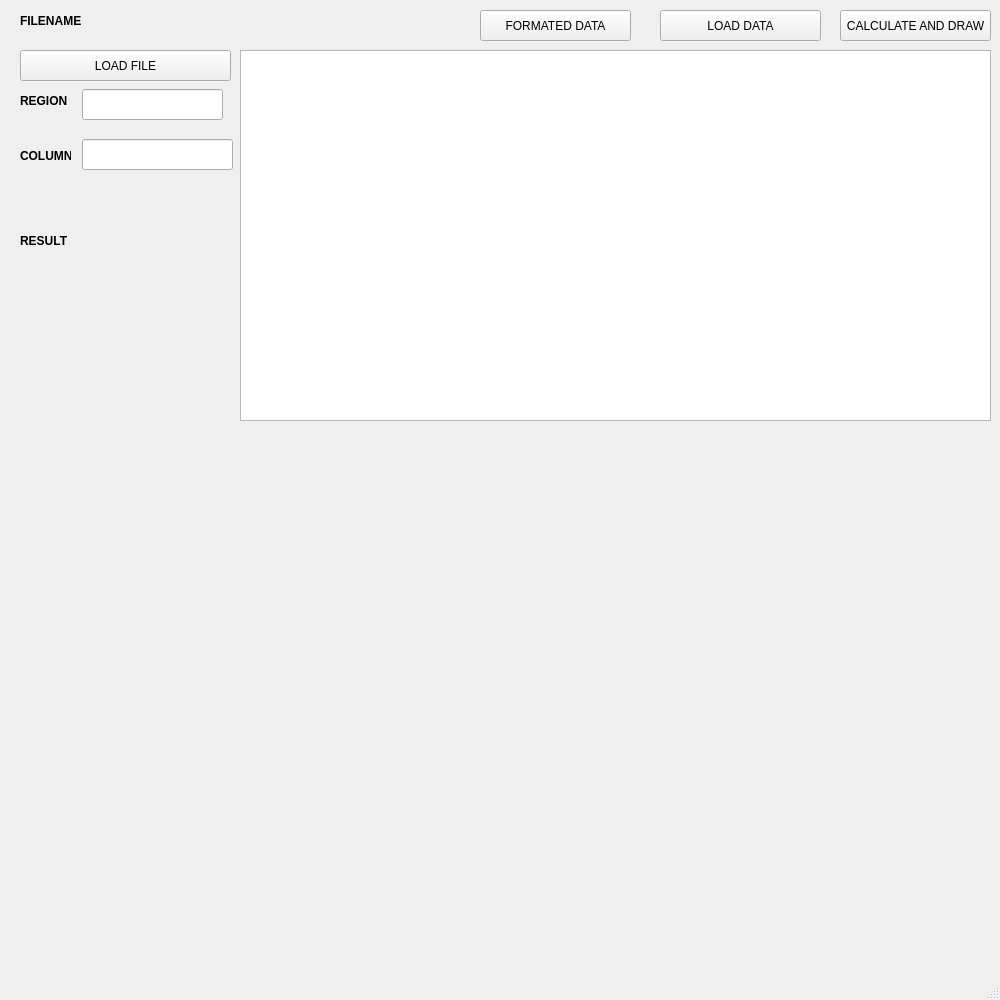
<?xml version="1.0" encoding="UTF-8"?>
<ui version="4.0">
 <class>MainWindow</class>
 <widget class="QMainWindow" name="MainWindow">
  <property name="geometry">
   <rect>
    <x>0</x>
    <y>0</y>
    <width>1000</width>
    <height>1000</height>
   </rect>
  </property>
  <property name="minimumSize">
   <size>
    <width>1000</width>
    <height>1000</height>
   </size>
  </property>
  <property name="maximumSize">
   <size>
    <width>1000</width>
    <height>1000</height>
   </size>
  </property>
  <property name="windowTitle">
   <string>MainWindow</string>
  </property>
  <widget class="QWidget" name="centralwidget">
   <widget class="QLabel" name="label_title">
    <property name="geometry">
     <rect>
      <x>20</x>
      <y>0</y>
      <width>391</width>
      <height>41</height>
     </rect>
    </property>
    <property name="font">
     <font>
      <bold>true</bold>
     </font>
    </property>
    <property name="text">
     <string>FILENAME</string>
    </property>
   </widget>
   <widget class="QPushButton" name="btn_loadfile">
    <property name="geometry">
     <rect>
      <x>20</x>
      <y>50</y>
      <width>211</width>
      <height>31</height>
     </rect>
    </property>
    <property name="font">
     <font>
      <bold>false</bold>
     </font>
    </property>
    <property name="text">
     <string>LOAD FILE</string>
    </property>
   </widget>
   <widget class="QLabel" name="label_region">
    <property name="geometry">
     <rect>
      <x>20</x>
      <y>85</y>
      <width>51</width>
      <height>31</height>
     </rect>
    </property>
    <property name="font">
     <font>
      <bold>true</bold>
     </font>
    </property>
    <property name="text">
     <string>REGION</string>
    </property>
   </widget>
   <widget class="QLabel" name="label_col">
    <property name="geometry">
     <rect>
      <x>20</x>
      <y>140</y>
      <width>51</width>
      <height>31</height>
     </rect>
    </property>
    <property name="font">
     <font>
      <bold>true</bold>
     </font>
    </property>
    <property name="text">
     <string>COLUMN</string>
    </property>
   </widget>
   <widget class="QLineEdit" name="line_region">
    <property name="geometry">
     <rect>
      <x>82</x>
      <y>89</y>
      <width>141</width>
      <height>31</height>
     </rect>
    </property>
   </widget>
   <widget class="QLineEdit" name="line_col">
    <property name="geometry">
     <rect>
      <x>82</x>
      <y>139</y>
      <width>151</width>
      <height>31</height>
     </rect>
    </property>
   </widget>
   <widget class="QLabel" name="label_result">
    <property name="geometry">
     <rect>
      <x>20</x>
      <y>190</y>
      <width>201</width>
      <height>101</height>
     </rect>
    </property>
    <property name="font">
     <font>
      <bold>true</bold>
     </font>
    </property>
    <property name="text">
     <string>RESULT</string>
    </property>
   </widget>
   <widget class="QPushButton" name="btn_load">
    <property name="geometry">
     <rect>
      <x>660</x>
      <y>10</y>
      <width>161</width>
      <height>31</height>
     </rect>
    </property>
    <property name="text">
     <string>LOAD DATA</string>
    </property>
   </widget>
   <widget class="QPushButton" name="btn_calculate_and_draw">
    <property name="geometry">
     <rect>
      <x>840</x>
      <y>10</y>
      <width>151</width>
      <height>31</height>
     </rect>
    </property>
    <property name="text">
     <string>CALCULATE AND DRAW</string>
    </property>
   </widget>
   <widget class="QTableView" name="table_metric">
    <property name="geometry">
     <rect>
      <x>240</x>
      <y>50</y>
      <width>751</width>
      <height>371</height>
     </rect>
    </property>
   </widget>
   <widget class="QLabel" name="graphic">
    <property name="geometry">
     <rect>
      <x>240</x>
      <y>460</y>
      <width>751</width>
      <height>341</height>
     </rect>
    </property>
    <property name="font">
     <font>
      <pointsize>20</pointsize>
     </font>
    </property>
    <property name="text">
     <string/>
    </property>
   </widget>
   <widget class="QPushButton" name="btn_formateddata">
    <property name="geometry">
     <rect>
      <x>480</x>
      <y>10</y>
      <width>151</width>
      <height>31</height>
     </rect>
    </property>
    <property name="text">
     <string>FORMATED DATA</string>
    </property>
   </widget>
  </widget>
  <widget class="QMenuBar" name="menubar">
   <property name="geometry">
    <rect>
     <x>0</x>
     <y>0</y>
     <width>1000</width>
     <height>21</height>
    </rect>
   </property>
  </widget>
  <widget class="QStatusBar" name="statusbar"/>
 </widget>
 <resources/>
 <connections/>
</ui>
